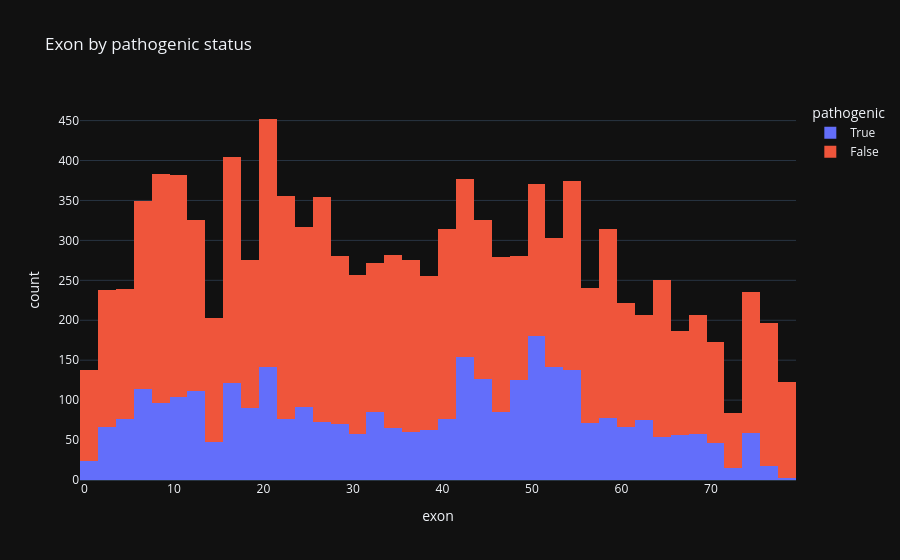

This figure's notebook cell:
### Markdown cell above
## 2. 📊 exon pathogenic stacked 🛡

### Code cell
tmp = d.dropna(subset=['exon_num']).copy()
tmp['exon'] = tmp['exon_num'].astype(int)
fig = px.histogram(tmp, x='exon', color='pathogenic', barmode='stack', title='Exon by pathogenic status')
fig.show()

### Figure 1 — Plotly figure (JSON) as saved in the notebook; plotly's stock layout.template omitted (floating-point values rounded to 4 significant figures; data arrays with more than 128 entries replaced by an {"elided": "..."} marker saying what was removed)
{"data": [{"bingroup": "x", "hovertemplate": "pathogenic=True<br>exon=%{x}<br>count=%{y}<extra></extra>", "legendgroup": "True", "marker": {"color": "#636efa", "pattern": {"shape": ""}}, "name": "True", "orientation": "v", "showlegend": true, "x": {"elided": "3257 int values"}, "xaxis": "x", "yaxis": "y", "type": "histogram"}, {"bingroup": "x", "hovertemplate": "pathogenic=False<br>exon=%{x}<br>count=%{y}<extra></extra>", "legendgroup": "False", "marker": {"color": "#EF553B", "pattern": {"shape": ""}}, "name": "False", "orientation": "v", "showlegend": true, "x": {"elided": "7841 int values"}, "xaxis": "x", "yaxis": "y", "type": "histogram"}], "layout": {"xaxis": {"anchor": "y", "domain": [0.0, 1.0], "title": {"text": "exon"}}, "yaxis": {"anchor": "x", "domain": [0.0, 1.0], "title": {"text": "count"}}, "legend": {"title": {"text": "pathogenic"}, "tracegroupgap": 0}, "title": {"text": "Exon by pathogenic status"}, "barmode": "stack"}}
